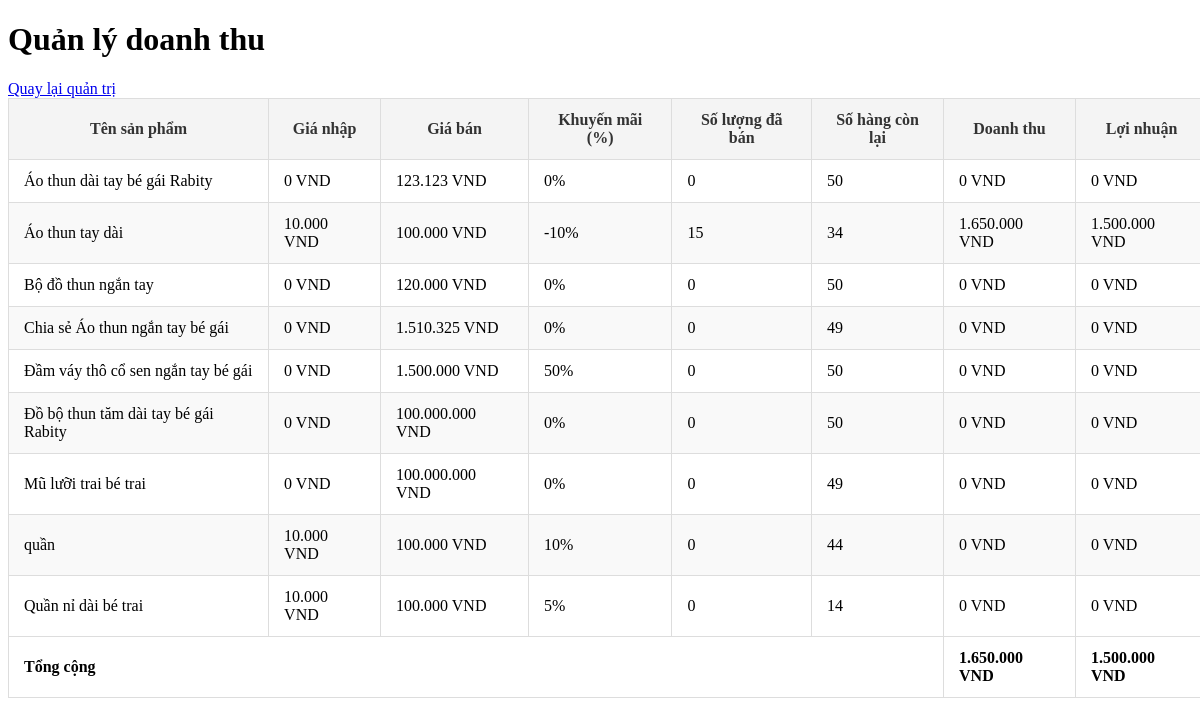
The page /admin/revenue.php (signed in) on the database as committed earlier.
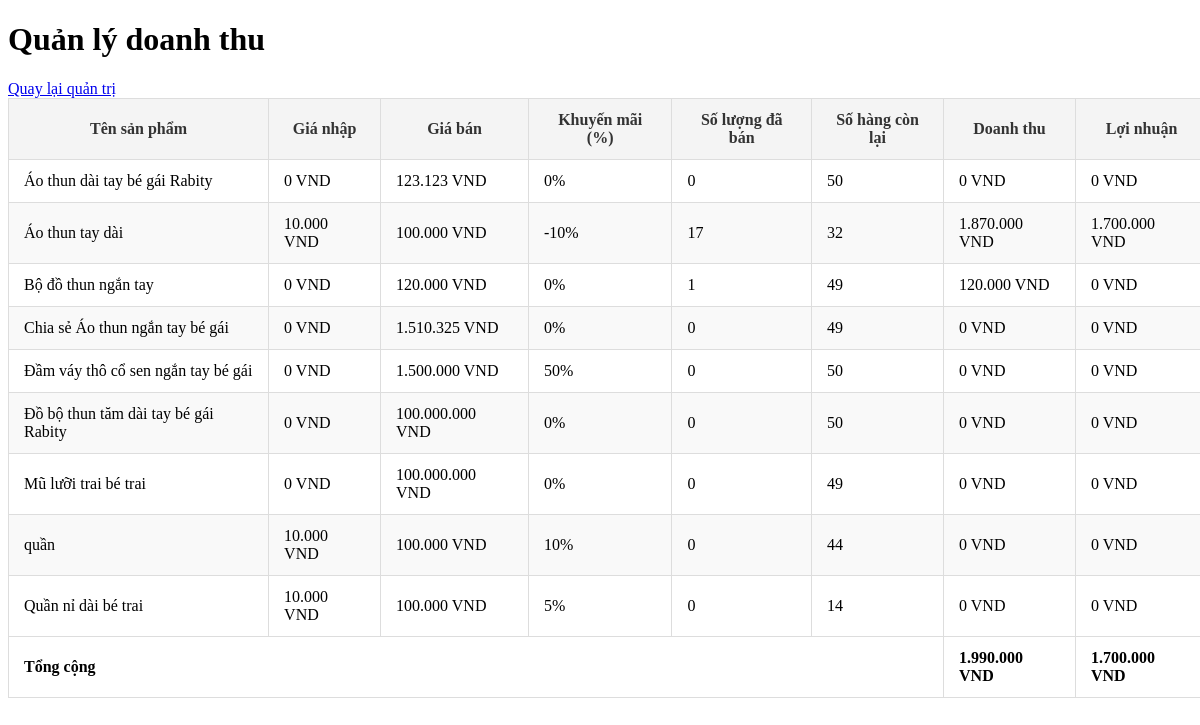
The same page on the database as committed later.
### tables this page shows
CREATE TABLE `products` (
  `id` int(11) NOT NULL,
  `product_code` varchar(50) NOT NULL,
  `category` varchar(50) NOT NULL,
  `category_name` varchar(50) NOT NULL,
  `name` varchar(255) NOT NULL,
  `image` varchar(255) NOT NULL,
  `description` text NOT NULL,
  `price` decimal(10,2) NOT NULL,
  `created_at` timestamp NOT NULL DEFAULT current_timestamp(),
  `sale_percentage` int(11) DEFAULT 0,
  `stock` int(11) DEFAULT 50,
  `cost_price` decimal(10,2) DEFAULT NULL,
  `sale_price` decimal(10,2) DEFAULT NULL,
  `sold_quantity` int(11) DEFAULT 0
);

### admin/revenue.php (the view, shortened to what this page needs)
<?php
require '../db.php';
$stmt = $pdo->query("
    SELECT
        products.name AS product_name,
        products.cost_price,
        products.price AS sale_price,
        products.sale_percentage,
        products.stock,
        products.sold_quantity,
        -- Tính doanh thu đã bao gồm khuyến mãi
        (products.sold_quantity * products.price * (1 - products.sale_percentage / 100)) AS total_revenue,
        -- Tính lợi nhuận sau khi trừ giá vốn và khuyến mãi
        ((products.price * (1 - products.sale_percentage / 100) - products.cost_price) * products.sold_quantity) AS total_profit
    FROM products
    ORDER BY products.name
");
$revenues = $stmt->fetchAll(PDO::FETCH_ASSOC);
$total_revenue = 0;
$total_profit = 0;
foreach ($revenues as $revenue) {
    $total_revenue += $revenue['total_revenue'];
    $total_profit += $revenue['total_profit'];
}
?>
<!DOCTYPE html>
<html lang="en">
<head>
    <link rel="stylesheet" href="../css/product_list.css">
</head>
<body>
    <header>
        <h1>Quản lý doanh thu</h1>
    </header>
    <main>
        <a href="dashboard.php" class="back-btn">Quay lại quản trị</a>
        <table>
            <thead>
                <tr>
                    <th>Tên sản phẩm</th>
                    <th>Giá nhập</th>
                    <th>Giá bán</th>
                    <th>Khuyến mãi (%)</th>
                    <th>Số lượng đã bán</th>
                    <th>Số hàng còn lại</th>
                    <th>Doanh thu</th>
                    <th>Lợi nhuận</th>
                </tr>
            </thead>
            <tbody>
                <?php foreach ($revenues as $revenue): ?>
                    <tr>
                        <td><?php echo htmlspecialchars($revenue['product_name']); ?></td>
                        <td><?php echo number_format($revenue['cost_price'], 0, ',', '.'); ?> VND</td>
                        <td><?php echo number_format($revenue['sale_price'], 0, ',', '.'); ?> VND</td>
                        <td><?php echo htmlspecialchars($revenue['sale_percentage']); ?>%</td>
                        <td><?php echo htmlspecialchars($revenue['sold_quantity']); ?></td>
                        <td><?php echo htmlspecialchars($revenue['stock']); ?></td>
                        <td><?php echo number_format($revenue['total_revenue'], 0, ',', '.'); ?> VND</td>
                        <td><?php echo number_format($revenue['total_profit'], 0, ',', '.'); ?> VND</td>
                    </tr>
                <?php endforeach; ?>
            </tbody>
            <tfoot>
                <tr>
                    <th colspan="6">Tổng cộng</th>
                    <th><?php echo number_format($total_revenue, 0, ',', '.'); ?> VND</th>
                    <th><?php echo number_format($total_profit, 0, ',', '.'); ?> VND</th>
                </tr>
            </tfoot>
        </table>
    </main>
</body>
</html>

### css/product_list.css (style rules this page uses)
table { width: 100%; min-width: 1200px; border-collapse: collapse; margin: 0 auto; font-size: 16px; text-align: left; }
thead tr { background-color: #f4f4f4; color: #333; text-align: center; }
th, td { padding: 12px 15px; border: 1px solid #ddd; word-wrap: break-word; }
tbody tr:nth-child(even) { background-color: #f9f9f9; }

Rows that differ between the two databases and show on the page:
changed products "Áo thun tay dài": sold_quantity "15" → "17"; stock "34" → "32"; total_revenue "1.650.000" → "1.870.000"; total_profit "1.500.000" → "1.700.000"
changed products "Bộ đồ thun ngắn tay": sold_quantity "0" → "1"; stock "50" → "49"; total_revenue "0" → "120.000"
Other text that changed with them:
$total_revenue: "1.650.000" → "1.990.000"
$total_profit: "1.500.000" → "1.700.000"
